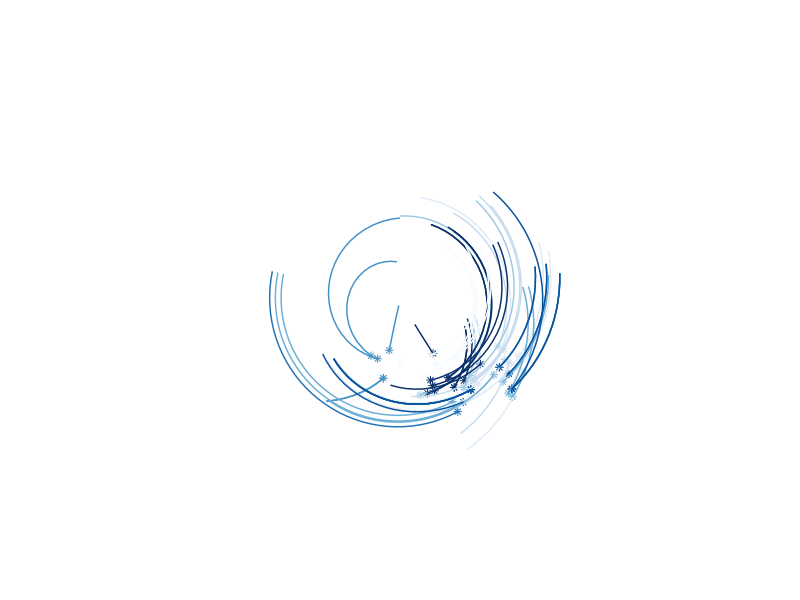

Reproduce this figure in R. (Note: this script raises an error after producing the figure.)
## ---- chunk 1
#| label: library-loads
#| message: FALSE

library(ggplot2)
library(ggthemes)
library(ggforce)
library(deldir)
## ---- chunk 2
#| warning: FALSE
mpg |> 
  ggplot(aes(displ, hwy, color = model)) +
  geom_point(shape = 8, show.legend = FALSE) +
  geom_spoke(aes(angle = cty, radius = cyl), show.legend = FALSE)  +
  coord_polar() + 
  theme_void() + 
  scale_color_brewer()
  
## ---- chunk 3
sample_data <- function(seed = NULL, n = 100){
  if(!is.null(seed)) set.seed(seed)
  dat <- tibble(
    x0 = runif(n),
    y0 = runif(n),
    x1 = x0 + runif(n, min = -.5, max = .5),
    y1 = y0 + runif(n, min = -.5, max = .5),
    shade = runif(n), 
    size = runif(n),
    shape = factor(sample(0:22, size = n, replace = TRUE)),
    alpha = runif(n)
  )
}
## ---- chunk 4
sample_canva <- function(seed = NULL) {
  if(!is.null(seed)) set.seed(seed)
  sample(ggthemes::canva_palettes, 1)[[1]]
}

sample_named_colours <- function(n = NULL, seed = 1) {
  if(!is.null(n)) set.seed(seed)
  sample(colours(distinct = TRUE), n)
}
## ---- chunk 5
dat <- sample_data(n = 100, seed = 1) 
dat2 <- sample_data(n = 100, seed = 456)

pal <- sample_canva(seed = 2)
pal2 <- sample_named_colours(n = 2, seed = 7)
show_col(pal)
show_col(pal2)

#pal2 <- c("antiquewhite", "#234643")
## ---- chunk 6
#| warning: FALSE

dat <- sample_data(n = 100, seed = 6) 
dat2 <- sample_data(n = 100, seed = 2)

pal <- sample_canva(seed = 90)
pal2 <- sample_named_colours(n = 2, seed = 8)

ggplot(
    data = dat,
    mapping = aes(
      x = x0,
      y = y0,
      xend = x1,
      yend = y1,
      colour = shade,
      size = 1/size,
      alpha = alpha
    )) + 
    scale_colour_gradientn(colours = pal) + 
    scale_fill_gradient(low = pal2[[1]], high = pal2[[2]]) +
    scale_size(range = c(0, 10)) + 
    theme_void() + 
    guides(
      colour = guide_none(),
      size = guide_none(),
      fill = guide_none(),
      shape = guide_none(),
      alpha = guide_none()
    ) +
 # coord_polar(clip = "off") +
  stat_density2d(geom="tile", 
                 aes(fill = after_stat(density)), 
                 contour = FALSE) +
  stat_density2d(data = dat2 |> mutate(x = x0 + 3,
                                       y = y0 + 9), 
                 geom="tile", 
                 aes(fill = after_stat(density)), 
                 contour = FALSE) +
    geom_point(shape = 8) + 
  geom_curve(
    data = dat2 |> mutate(size = 1/(size)), 
    aes(curvature = alpha)
  )
## ---- chunk 7
unboxy <- function(iterations, layers) {
  
  coeffs <- array(
    data = runif(16 * layers, min = -1, max = 1), 
    dim = c(4, 4, layers)
  )
  
  point0 <- matrix(
    data = runif(4, min = -1, max = 1), 
    nrow = 1,
    ncol = 4
  )
  
  funs <- list(
    function(point) point + (sum(point ^ 2)) ^ (1/3),
    function(point) sin(point),
    function(point) 2 * sin(point),
    function(point) cos(point) - 1
  )
  
  update <- function(point, t) {
    l <- sample(layers, 1)
    f <- sample(funs, 1)[[1]]
    z <- point[4]
    point[4] <- 1
    point <- f(point %*% coeffs[,,l])
    point[4] <- (point[4] + z)/2
    return(point)
  }
  
  points <- accumulate(1:iterations, update, .init = point0)
  points <- matrix(unlist(points), ncol = 4, byrow = TRUE)
  points <- as_tibble(as.data.frame(points)) 
  names(points) <- c("x", "y", "val", "n")
  return(points)
}
## ---- chunk 8
#| label: generate-data

set.seed(1)

# generate primary data from iterated function system
dat <- unboxy(iterations = 1000, layers = 5) 

# generate layer data
bg_dat <- tibble::tibble(
  x = runif(5000, min = -4, max = 4),
  y = runif(5000, min = -4, max = 4),
  val = x/2
)

## ---- chunk 9
sample_canva <- function(seed = NULL, n = 4) {
  if(!is.null(seed)) set.seed(seed)
  sample(ggthemes::canva_palettes, 1)[[1]] |>
    (\(x) colorRampPalette(x)(n))()  
}
## ---- chunk 10
show_col(sample_canva(seed = 5, n = 5))
## ---- chunk 11
#| label: plot-tesselation
#| warning: FALSE

# create the canvas
ggplot(dat, aes(x, y, fill = val)) +
  theme_void() + 
  coord_equal(xlim = c(-2.5, 2.5), ylim = c(-2.5, 2.5)) + 
  scale_fill_gradientn(colours = sample_canva(seed = 5, n = 5)) + 
  scale_x_continuous(expand = c(0, 0)) +
  scale_y_continuous(expand = c(0, 0)) +
  # voronoi tesselation of box-inspired dataset
  geom_voronoi_tile(
    aes(size = abs(size)/4),
    colour = "white",
    show.legend = FALSE
  ) +
  # voronoi tesselation of uniform random generated data for texture
  geom_voronoi_tile(
    data = bg_dat,
    radius = .002,
    size = 0.01,
    show.legend = FALSE,
    max.radius = .1, 
    expand = -.005,
    fill = "grey"
  )
